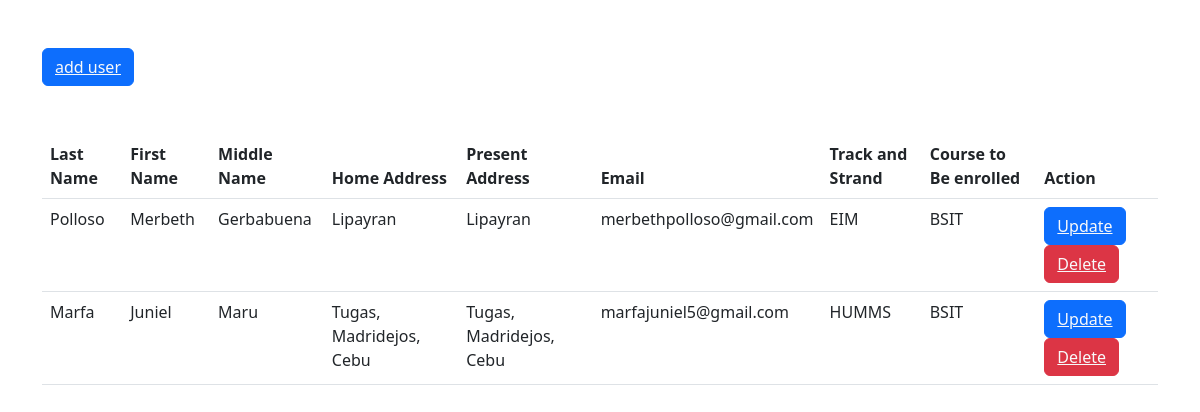
The page / on the database its author committed.
### tables this page shows
CREATE TABLE `registration` (
  `id` int(11) NOT NULL,
  `lname` varchar(255) NOT NULL,
  `fname` varchar(255) NOT NULL,
  `mname` varchar(255) NOT NULL,
  `homeAdd` varchar(255) NOT NULL,
  `presentAdd` varchar(255) NOT NULL,
  `contact` int(12) NOT NULL,
  `sex` varchar(255) NOT NULL,
  `dateOfbirth` varchar(255) NOT NULL,
  `email` varchar(255) NOT NULL,
  `placeOfbirth` varchar(255) NOT NULL,
  `civilstatus` varchar(255) NOT NULL,
  `elementary` varchar(255) NOT NULL,
  `elemgraduated` varchar(255) NOT NULL,
  `highschool` varchar(255) NOT NULL,
  `highgraduated` varchar(255) NOT NULL,
  `shs` varchar(255) NOT NULL,
  `shsgraduated` varchar(255) NOT NULL,
  `track_strand` varchar(255) NOT NULL,
  `course` varchar(255) NOT NULL
);

### index.php (the view, shortened to what this page needs)
<!doctype html>
<html lang="en">
  <head>
    <link href="https://cdn.jsdelivr.net/npm/bootstrap@5.3.0/dist/css/bootstrap.min.css" rel="stylesheet">
    <link href="bootstrap-5.3.0-dist/css/bootstrap.min.css" rel="stylesheet">
</head>
  <body>
    <div class="container my-5">
      <button class="btn btn-primary mb-5"><a href="user.php" class="text-light" > add user</a></button>
        <table class="table">
  <thead>
    <tr>
      <th scope="col">Last Name</th>
      <th scope="col">First Name</th>
      <th scope="col">Middle Name</th>
      <th scope="col">Home Address</th>
      <th scope="col">Present Address</th>
      <th scope="col">Email</th>
      <th scope="col">Track and Strand</th>
      <th scope="col">Course to Be enrolled</th>
      <th scope="col">Action</th>
    </tr>
  </thead>
  <tbody>
    <?php
    include "connect.php";
    $sql = "SELECT * FROM `registration`";
    $result = mysqli_query($conn, $sql);
    while($row = mysqli_fetch_assoc($result)){
        ?>
        <tr>
      <td><?php echo $row['lname']?></td>
      <td><?php echo $row['fname']?></td>
      <td><?php echo $row['mname']?></td>
      <td><?php echo $row['homeAdd']?></td>
      <td><?php echo $row['presentAdd']?></td>
      <td><?php echo $row['email']?></td>
      <td><?php echo $row['track_strand']?></td>
      <td><?php echo $row['course']?></td>
      <td>
        <button class="btn btn-primary"><a href="update.php? id=<?php echo $row['id'];?>" class="text-light">Update</a></button>
        <button class="btn btn-danger"><a href="delete.php ? deleteid=<?php echo $row['id'];?>" class="text-light">Delete</a></button>
      </td>
    </tr>
        <?php
    }
    ?>
  </tbody>
</table>
    </div>
  </body>
  </html>

### rows shown on the page
registration: lname "Polloso", fname "Merbeth", mname "Gerbabuena", homeAdd "Lipayran", presentAdd "Lipayran", email "merbethpolloso@gmail.com", track_strand "EIM", course "BSIT"
registration: lname "Marfa", fname "Juniel", mname "Maru", homeAdd "Tugas, Madridejos, Cebu", presentAdd "Tugas, Madridejos, Cebu", email "marfajuniel5@gmail.com", track_strand "HUMMS", course "BSIT"
